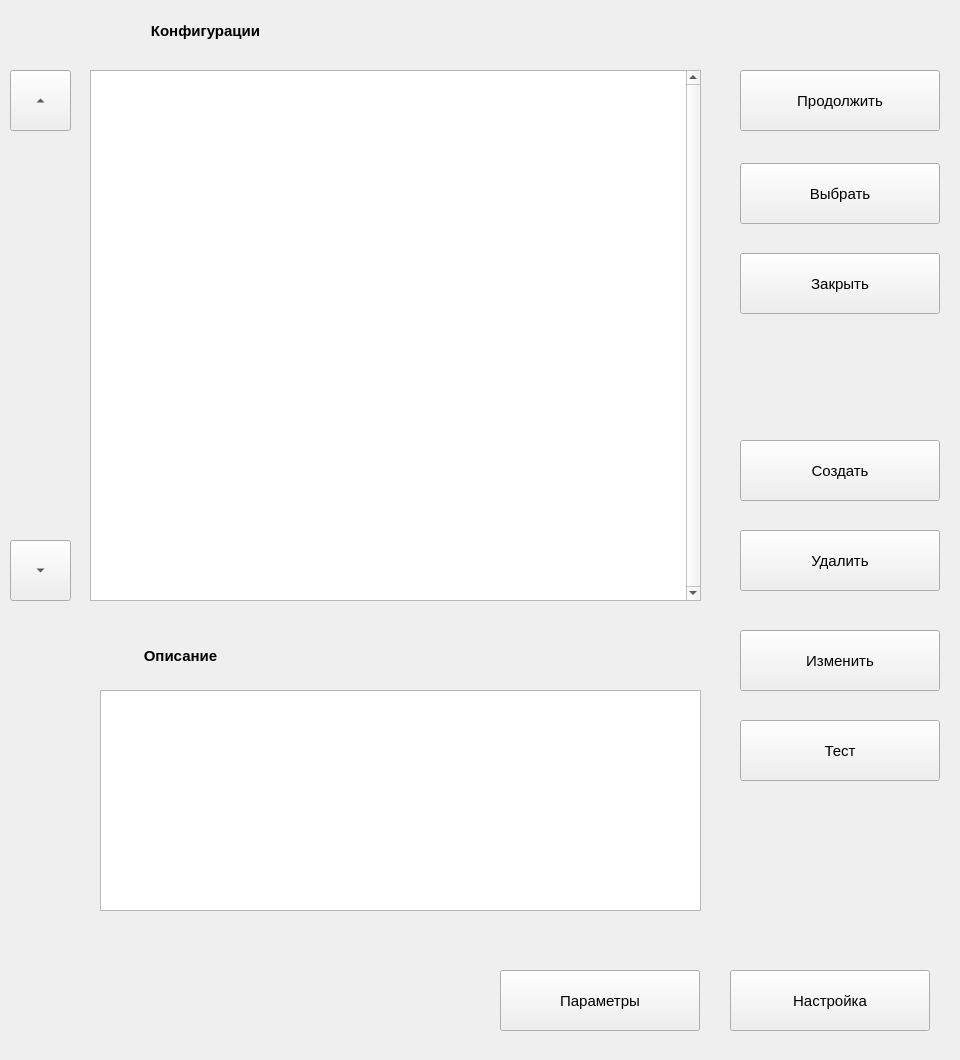
<?xml version="1.0" encoding="UTF-8"?>
<ui version="4.0">
 <class>fmSelectConfig</class>
 <widget class="QMainWindow" name="fmSelectConfig">
  <property name="windowModality">
   <enum>Qt::NonModal</enum>
  </property>
  <property name="geometry">
   <rect>
    <x>0</x>
    <y>0</y>
    <width>960</width>
    <height>1060</height>
   </rect>
  </property>
  <property name="sizePolicy">
   <sizepolicy hsizetype="Expanding" vsizetype="Expanding">
    <horstretch>0</horstretch>
    <verstretch>0</verstretch>
   </sizepolicy>
  </property>
  <property name="windowTitle">
   <string>Выбор конфигурации</string>
  </property>
  <widget class="QWidget" name="centralwidget">
   <widget class="QToolButton" name="tbUpConf">
    <property name="geometry">
     <rect>
      <x>10</x>
      <y>540</y>
      <width>61</width>
      <height>61</height>
     </rect>
    </property>
    <property name="text">
     <string>...</string>
    </property>
    <property name="arrowType">
     <enum>Qt::DownArrow</enum>
    </property>
   </widget>
   <widget class="QToolButton" name="tbDnConf">
    <property name="geometry">
     <rect>
      <x>10</x>
      <y>70</y>
      <width>61</width>
      <height>61</height>
     </rect>
    </property>
    <property name="text">
     <string>...</string>
    </property>
    <property name="iconSize">
     <size>
      <width>16</width>
      <height>16</height>
     </size>
    </property>
    <property name="autoRepeatInterval">
     <number>100</number>
    </property>
    <property name="arrowType">
     <enum>Qt::UpArrow</enum>
    </property>
   </widget>
   <widget class="QToolButton" name="tbSettings">
    <property name="geometry">
     <rect>
      <x>500</x>
      <y>970</y>
      <width>200</width>
      <height>61</height>
     </rect>
    </property>
    <property name="sizePolicy">
     <sizepolicy hsizetype="Ignored" vsizetype="Fixed">
      <horstretch>0</horstretch>
      <verstretch>0</verstretch>
     </sizepolicy>
    </property>
    <property name="font">
     <font>
      <pointsize>11</pointsize>
     </font>
    </property>
    <property name="text">
     <string>Параметры</string>
    </property>
    <property name="toolButtonStyle">
     <enum>Qt::ToolButtonTextOnly</enum>
    </property>
    <property name="arrowType">
     <enum>Qt::NoArrow</enum>
    </property>
   </widget>
   <widget class="QToolButton" name="tbLoadLastConfig">
    <property name="geometry">
     <rect>
      <x>740</x>
      <y>70</y>
      <width>200</width>
      <height>61</height>
     </rect>
    </property>
    <property name="sizePolicy">
     <sizepolicy hsizetype="Ignored" vsizetype="Fixed">
      <horstretch>0</horstretch>
      <verstretch>0</verstretch>
     </sizepolicy>
    </property>
    <property name="font">
     <font>
      <pointsize>11</pointsize>
     </font>
    </property>
    <property name="text">
     <string>Продолжить</string>
    </property>
    <property name="toolButtonStyle">
     <enum>Qt::ToolButtonTextOnly</enum>
    </property>
    <property name="arrowType">
     <enum>Qt::NoArrow</enum>
    </property>
   </widget>
   <widget class="QToolButton" name="tbCloseConfig">
    <property name="geometry">
     <rect>
      <x>740</x>
      <y>253</y>
      <width>200</width>
      <height>61</height>
     </rect>
    </property>
    <property name="sizePolicy">
     <sizepolicy hsizetype="Ignored" vsizetype="Fixed">
      <horstretch>0</horstretch>
      <verstretch>0</verstretch>
     </sizepolicy>
    </property>
    <property name="font">
     <font>
      <pointsize>11</pointsize>
     </font>
    </property>
    <property name="text">
     <string>Закрыть</string>
    </property>
    <property name="toolButtonStyle">
     <enum>Qt::ToolButtonTextOnly</enum>
    </property>
    <property name="arrowType">
     <enum>Qt::NoArrow</enum>
    </property>
   </widget>
   <widget class="QToolButton" name="tbSetting">
    <property name="geometry">
     <rect>
      <x>730</x>
      <y>970</y>
      <width>200</width>
      <height>61</height>
     </rect>
    </property>
    <property name="sizePolicy">
     <sizepolicy hsizetype="Preferred" vsizetype="Fixed">
      <horstretch>0</horstretch>
      <verstretch>0</verstretch>
     </sizepolicy>
    </property>
    <property name="font">
     <font>
      <pointsize>11</pointsize>
     </font>
    </property>
    <property name="text">
     <string>Настройка</string>
    </property>
    <property name="toolButtonStyle">
     <enum>Qt::ToolButtonTextOnly</enum>
    </property>
    <property name="arrowType">
     <enum>Qt::NoArrow</enum>
    </property>
   </widget>
   <widget class="QLabel" name="label">
    <property name="geometry">
     <rect>
      <x>90</x>
      <y>10</y>
      <width>231</width>
      <height>41</height>
     </rect>
    </property>
    <property name="font">
     <font>
      <pointsize>11</pointsize>
      <weight>75</weight>
      <bold>true</bold>
     </font>
    </property>
    <property name="text">
     <string>Конфигурации</string>
    </property>
    <property name="alignment">
     <set>Qt::AlignCenter</set>
    </property>
   </widget>
   <widget class="QListWidget" name="lwConf">
    <property name="geometry">
     <rect>
      <x>90</x>
      <y>70</y>
      <width>611</width>
      <height>531</height>
     </rect>
    </property>
    <property name="font">
     <font>
      <pointsize>12</pointsize>
     </font>
    </property>
    <property name="verticalScrollBarPolicy">
     <enum>Qt::ScrollBarAlwaysOn</enum>
    </property>
    <property name="selectionMode">
     <enum>QAbstractItemView::SingleSelection</enum>
    </property>
    <property name="selectionBehavior">
     <enum>QAbstractItemView::SelectItems</enum>
    </property>
   </widget>
   <widget class="QToolButton" name="tbChangeConf">
    <property name="geometry">
     <rect>
      <x>740</x>
      <y>630</y>
      <width>200</width>
      <height>61</height>
     </rect>
    </property>
    <property name="sizePolicy">
     <sizepolicy hsizetype="MinimumExpanding" vsizetype="Fixed">
      <horstretch>0</horstretch>
      <verstretch>0</verstretch>
     </sizepolicy>
    </property>
    <property name="font">
     <font>
      <pointsize>11</pointsize>
     </font>
    </property>
    <property name="text">
     <string>Изменить</string>
    </property>
    <property name="toolButtonStyle">
     <enum>Qt::ToolButtonTextOnly</enum>
    </property>
    <property name="arrowType">
     <enum>Qt::NoArrow</enum>
    </property>
   </widget>
   <widget class="QToolButton" name="tbSelectConf">
    <property name="geometry">
     <rect>
      <x>740</x>
      <y>163</y>
      <width>200</width>
      <height>61</height>
     </rect>
    </property>
    <property name="sizePolicy">
     <sizepolicy hsizetype="MinimumExpanding" vsizetype="Fixed">
      <horstretch>0</horstretch>
      <verstretch>0</verstretch>
     </sizepolicy>
    </property>
    <property name="font">
     <font>
      <pointsize>11</pointsize>
     </font>
    </property>
    <property name="text">
     <string>Выбрать</string>
    </property>
    <property name="toolButtonStyle">
     <enum>Qt::ToolButtonTextOnly</enum>
    </property>
    <property name="arrowType">
     <enum>Qt::NoArrow</enum>
    </property>
   </widget>
   <widget class="QToolButton" name="tbDelConf">
    <property name="geometry">
     <rect>
      <x>740</x>
      <y>530</y>
      <width>200</width>
      <height>61</height>
     </rect>
    </property>
    <property name="sizePolicy">
     <sizepolicy hsizetype="MinimumExpanding" vsizetype="Fixed">
      <horstretch>0</horstretch>
      <verstretch>0</verstretch>
     </sizepolicy>
    </property>
    <property name="font">
     <font>
      <pointsize>11</pointsize>
     </font>
    </property>
    <property name="text">
     <string>Удалить</string>
    </property>
    <property name="toolButtonStyle">
     <enum>Qt::ToolButtonTextOnly</enum>
    </property>
    <property name="arrowType">
     <enum>Qt::NoArrow</enum>
    </property>
   </widget>
   <widget class="QToolButton" name="tbCreateConf">
    <property name="geometry">
     <rect>
      <x>740</x>
      <y>440</y>
      <width>200</width>
      <height>61</height>
     </rect>
    </property>
    <property name="sizePolicy">
     <sizepolicy hsizetype="MinimumExpanding" vsizetype="Fixed">
      <horstretch>0</horstretch>
      <verstretch>0</verstretch>
     </sizepolicy>
    </property>
    <property name="font">
     <font>
      <pointsize>11</pointsize>
     </font>
    </property>
    <property name="text">
     <string>Создать</string>
    </property>
    <property name="toolButtonStyle">
     <enum>Qt::ToolButtonTextOnly</enum>
    </property>
    <property name="arrowType">
     <enum>Qt::NoArrow</enum>
    </property>
   </widget>
   <widget class="QToolButton" name="tbTestModuls">
    <property name="geometry">
     <rect>
      <x>740</x>
      <y>720</y>
      <width>200</width>
      <height>61</height>
     </rect>
    </property>
    <property name="sizePolicy">
     <sizepolicy hsizetype="Expanding" vsizetype="Fixed">
      <horstretch>0</horstretch>
      <verstretch>0</verstretch>
     </sizepolicy>
    </property>
    <property name="font">
     <font>
      <pointsize>11</pointsize>
     </font>
    </property>
    <property name="text">
     <string>Тест</string>
    </property>
    <property name="toolButtonStyle">
     <enum>Qt::ToolButtonTextOnly</enum>
    </property>
    <property name="arrowType">
     <enum>Qt::NoArrow</enum>
    </property>
   </widget>
   <widget class="QTextBrowser" name="tbDescribe">
    <property name="geometry">
     <rect>
      <x>100</x>
      <y>690</y>
      <width>601</width>
      <height>221</height>
     </rect>
    </property>
    <property name="font">
     <font>
      <pointsize>12</pointsize>
     </font>
    </property>
   </widget>
   <widget class="QLabel" name="label_2">
    <property name="geometry">
     <rect>
      <x>100</x>
      <y>640</y>
      <width>161</width>
      <height>31</height>
     </rect>
    </property>
    <property name="font">
     <font>
      <pointsize>11</pointsize>
      <weight>75</weight>
      <bold>true</bold>
     </font>
    </property>
    <property name="text">
     <string>Описание</string>
    </property>
    <property name="alignment">
     <set>Qt::AlignCenter</set>
    </property>
   </widget>
  </widget>
 </widget>
 <resources/>
 <connections/>
</ui>
